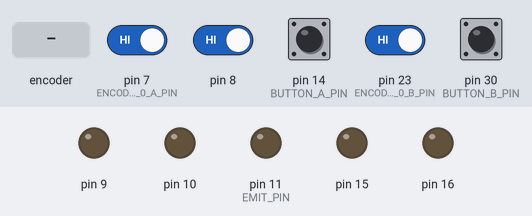
The sketch below on a simulated Arduino Leonardo, built with avr-gcc and run on an emulated ATmega32U4. On the bench: output pins drawn as LEDs (lit = HIGH). The test bench sets the inputs (shaded band); at power-on: pin 7 (ENCODER_0_A_PIN), pin 8, pin 14 (BUTTON_A_PIN), pin 23 (ENCODER_0_B_PIN), pin 30 (BUTTON_B_PIN) HIGH. What the sketch prints to the serial monitor is not drawn.

Above: at 1.2 s.
1.3 s: pin 30 (BUTTON_B_PIN) pulled LOW for 0.15 s
At 2.31 s:
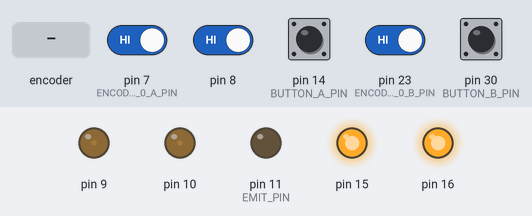
4.3 s: pin 14 (BUTTON_A_PIN) pulled LOW for 1 s
8.3 s: pin 8 driven LOW and pin 14 (BUTTON_A_PIN) driven LOW
11.3 s: pin 30 (BUTTON_B_PIN) pulled LOW for 3.2 s
At 15.6 s:
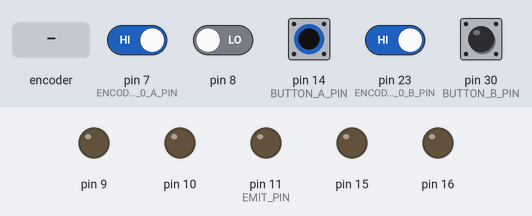
17.5 s: rotary encoder on pin 7 (ENCODER_0_A_PIN) / pin 23 (ENCODER_0_B_PIN) turned 1 step (first pin leading)
20.7 s: pin 14 (BUTTON_A_PIN) driven HIGH and pin 30 (BUTTON_B_PIN) driven LOW
At 21.72 s:
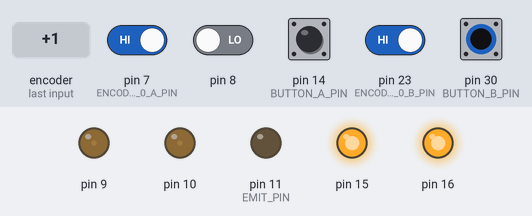
Timing chart, 0 to 24.7 s (numbered marks = the images above; inputs shaded):
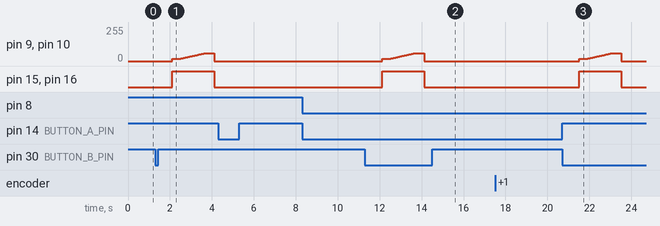

Measured:
- after the input at 1.3 s, pin 9, pin 10: rises from 0/255 to 60/255 in 1.6 s, then falls to 0/255 in 0.42 s; pin 15, pin 16: LOW → HIGH after 0.82 s, → LOW 2.0 s later
- after the input at 11.3 s, pin 9, pin 10: rises from 0/255 to 60/255 in 1.6 s, then falls to 0/255 in 0.42 s; pin 15, pin 16: LOW → HIGH after 0.82 s, → LOW 2.0 s later
- after the input at 20.7 s, pin 9, pin 10: rises from 0/255 to 60/255 in 1.6 s, then falls to 0/255 in 0.42 s; pin 15, pin 16: LOW → HIGH after 0.82 s, → LOW 2.0 s later

The sketch:

Bump_Leader_V2.ino
```cpp
// Blue screen robot was leader, ML robot was follower - it a bit wonky
// Done in daytime with windows uncovered
//
// Tested Workflow:
// 1. Place the leader at the desired following distance:
//    - leader should be centred in front of the follower
//    - leader should remain stationary
//
// 2. Turn on the LEADER as IDLE:
//    - beacon OFF
//    - motors stopped
//
// 3. Turn on the FOLLOWER :
//    - follower measures bump-sensor background / ambient baseline
//    - leader beacon must stay OFF during this step
//
// 4. Press leader button A:
//    - leader enters TARGET_BEACON mode
//    - beacon turns ON
//    - leader stays still during this
//
// 5. Press follower button A:
//    - follower starts SAMPLING_TARGET
//    - follower records bump-sensor total signal for the desired spacing
//
// 6. Wait until target sampling finishes:
//    - follower calculates targetTotal and target band
//    - Moves into WAIT_OFF state
//
// 7. Press leader button A again:
//    - leader returns to IDLE
//    - beacon turns OFF
//
// 8. Wait for follower to detect beacon OFF:
//    - follower transitions through WAITING_FOR_BEACON_OFF
//    - then enters WAITING_FOR_BEACON_ON
//
// 9. Press leader button B:
//    - leader enters PRESTART
//    - beacon turns ON
//    - leader stays still briefly to give follower time to lock on
//
// 10. After the prestart delay:
//     - leader enters REVERSING
//     - leader drives backwards for the fixed run time
//
// 11. Follower sees beacon ON again:
//     - follower leaves WAITING_FOR_BEACON_ON
//     - follower enters FOLLOWING
//     - follower drives forward only when total signal is below target band
//
// 12. At the end of the leader run:
//     - leader stops
//     - beacon turns OFF
//
// 13. Follower detects beacon loss:
//     - after a short timeout it stops
//     - follower returns to waiting state
//
// Notes:
// - Baseline measurement must always be done with leader beacon OFF.
// - Target capture must always be done with leader beacon ON and stationary.
// - Straight-line following currently uses total bump IR only, not left-right steering.
// - If the follower does not start, check that it reached WAITING_FOR_BEACON_ON before pressing leader button B.
// - Currently follower outputs Bigger number = more IR  =  Smaller discharge time for ease of use
// - The follower is sensitive to ambient light so try and not move around,
// - if the follower T goes above threshold (14 in this current build) as a baseline, it will never go out off WAIT_OFF
// - So press reset and try again


#include "Motors.h"
#include "LineSensors.h"   // for EMIT_PIN
#include "PID.h"
#include "Encoders.h"

Motors_c motors;
PID_c left_pid;
PID_c right_pid;

// -------------------- BUTTONS --------------------
// Adjust these if your board uses different pins
const int BUTTON_A_PIN = 14;   // toggle stationary beacon mode
const int BUTTON_B_PIN = 30;   // start reverse run with 800ms delay

// -------------------- MOTION --------------------
const uint32_t REVERSE_TIME_MS = 2000;
const float REVERSE_SPEED_DEMAND = -0.35;

// -------------------- TIMING --------------------
const uint32_t SPEED_EST_MS = 10;
const uint32_t CTRL_MS = 20;
const float ALPHA = 0.2;
const uint32_t PRESTART_BEACON_MS = 800;
// -------------------- PWM LIMITS --------------------
const int PWM_MAX_ABS = 60;
const int PWM_FLOOR = 18;

// -------------------- PID GAINS --------------------
const float DRIVE_KP = 15.0;
const float DRIVE_KI = 0.1;
const float DRIVE_KD = 0.0;

// -------------------- STATE --------------------
enum LeaderState {
  WAITING,
  TARGET_BEACON,
  PRESTART,
  REVERSING
};
uint32_t prestartStartTime = 0;
LeaderState state = WAITING;

// button edge tracking
bool lastButtonAState = HIGH;
bool lastButtonBState = HIGH;

// reverse timing
uint32_t reverseStartTime = 0;

// control timing
uint32_t lastCtrlTime = 0;
uint32_t lastSpeedTime = 0;

// encoder history
long last_e0 = 0;
long last_e1 = 0;

// measured wheel speeds
float right_speed = 0.0;
float left_speed = 0.0;
float last_speed_e0 = 0.0;
float last_speed_e1 = 0.0;

// -------------------- HELPERS --------------------
int clampInt(int x, int lo, int hi) {
  if (x < lo) return lo;
  if (x > hi) return hi;
  return x;
}

int applyPwmFloor(int pwm, float demand_speed, int floorVal) {
  if (fabs(demand_speed) < 1e-6f) return 0;
  if (abs(pwm) < floorVal) {
    pwm = (demand_speed > 0.0f) ? floorVal : -floorVal;
  }
  return pwm;
}

void beaconOn() {
  pinMode(EMIT_PIN, OUTPUT);
  digitalWrite(EMIT_PIN, LOW);   // bump IR emitters ON
}

void beaconOff() {
  pinMode(EMIT_PIN, INPUT);      // emitters OFF
}

void stopRobot() {
  motors.setPWM(0, 0);
  left_pid.reset();
  right_pid.reset();
}

void updateWheelSpeedsIfNeeded() {
  uint32_t now = millis();
  uint32_t elapsed = now - lastSpeedTime;

  if (elapsed < SPEED_EST_MS) return;

  lastSpeedTime = now;

  long delta_e0 = count_e0 - last_e0;
  long delta_e1 = count_e1 - last_e1;

  last_e0 = count_e0;
  last_e1 = count_e1;

  float speed_e0 = (float)delta_e0 / (float)elapsed;
  float speed_e1 = (float)delta_e1 / (float)elapsed;

  right_speed = ALPHA * speed_e0 + (1.0f - ALPHA) * last_speed_e0;
  left_speed  = ALPHA * speed_e1 + (1.0f - ALPHA) * last_speed_e1;

  last_speed_e0 = right_speed;
  last_speed_e1 = left_speed;
}

void updateReverseControlIfNeeded() {
  uint32_t now = millis();
  if (now - lastCtrlTime < CTRL_MS) return;
  lastCtrlTime = now;

  float l_pwm_f = left_pid.update(REVERSE_SPEED_DEMAND, left_speed);
  float r_pwm_f = right_pid.update(REVERSE_SPEED_DEMAND, right_speed);

  int l_pwm = clampInt((int)l_pwm_f, -PWM_MAX_ABS, PWM_MAX_ABS);
  int r_pwm = clampInt((int)r_pwm_f, -PWM_MAX_ABS, PWM_MAX_ABS);

  l_pwm = applyPwmFloor(l_pwm, REVERSE_SPEED_DEMAND, PWM_FLOOR);
  r_pwm = applyPwmFloor(r_pwm, REVERSE_SPEED_DEMAND, PWM_FLOOR);

  motors.setPWM(l_pwm, r_pwm);
}

// -------------------- SETUP --------------------
void setup()
{
  Serial.begin(115200);

  motors.initialise();
  setupEncoder0();
  setupEncoder1();

  pinMode(BUTTON_A_PIN, INPUT_PULLUP);
  pinMode(BUTTON_B_PIN, INPUT_PULLUP);

  left_pid.initialise(DRIVE_KP, DRIVE_KI, DRIVE_KD);
  right_pid.initialise(DRIVE_KP, DRIVE_KI, DRIVE_KD);
  left_pid.reset();
  right_pid.reset();

  last_e0 = count_e0;
  last_e1 = count_e1;
  lastSpeedTime = millis();
  lastCtrlTime = millis();

  // start with beacon OFF and motors OFF
  beaconOff();
  motors.setPWM(0, 0);
}

// -------------------- LOOP --------------------
void loop()
{
  bool buttonAState = digitalRead(BUTTON_A_PIN);
  bool buttonBState = digitalRead(BUTTON_B_PIN);

  // --- Button A toggles stationary beacon mode ---
  if (lastButtonAState == HIGH && buttonAState == LOW) {
    delay(20);
    if (digitalRead(BUTTON_A_PIN) == LOW) {
      stopRobot();

      if (state == WAITING) {
        state = TARGET_BEACON;
      } else if (state == TARGET_BEACON) {
        state = WAITING;
      }
      // ignore A while reversing
    }
  }

  // --- Button B starts reverse run from IDLE only ---
  if (lastButtonBState == HIGH && buttonBState == LOW) {
    delay(20);
    if (digitalRead(BUTTON_B_PIN) == LOW) {
      if (state == WAITING) {
        stopRobot();
        state = PRESTART;
        prestartStartTime = millis();
      }
    }
  }

  updateWheelSpeedsIfNeeded();

  if (state == WAITING) {
    beaconOff();
    motors.setPWM(0, 0);
  }
  else if (state == TARGET_BEACON) {
    beaconOn();
    motors.setPWM(0, 0);
  }
  else if (state == REVERSING) {
    beaconOn();
    updateReverseControlIfNeeded();

    if (millis() - reverseStartTime >= REVERSE_TIME_MS) {
      state = WAITING;
      stopRobot();
      beaconOff();
    }
  }
  else if (state == PRESTART) {
    // Beacon ON, but hold still briefly so follower can lock on
    beaconOn();
    motors.setPWM(0, 0);

    if (millis() - prestartStartTime >= PRESTART_BEACON_MS) {
      left_pid.reset();
      right_pid.reset();
      reverseStartTime = millis();
      state = REVERSING;
    }
  }

  lastButtonAState = buttonAState;
  lastButtonBState = buttonBState;

  Serial.print(buttonAState);
  Serial.print(",");
  Serial.print(buttonBState);
  Serial.print(",");
  Serial.println(state);

}
```

Encoders.h
```cpp
/*
 *
 * This code has been completed for you and should not be changed.
 * This code will be discussed in Labsheet 3.
 *
 */

#ifndef _ENCODERS_H
#define _ENCODERS_H

#define ENCODER_0_A_PIN  7
#define ENCODER_0_B_PIN  23
#define ENCODER_1_A_PIN  26
//#define ENCODER_1_B_PIN Non-standard pin!


// Volatile Global variables used by Encoder ISR.
volatile long count_e0; // used by encoder to count the rotation
volatile byte state_e0; // used to determine quadrature state
volatile long count_e1;
volatile byte state_e1;


// This ISR handles just Encoder 1
// ISR to read the Encoder1 Channel A and B pins
// and then look up based on  transition what kind of
// rotation must have occured.
ISR( INT6_vect ) {
  // We know that the ISR is only called when a pin changes.
  // We also know only 1 pin can change at a time.
  // The XOR(AB) signal change from "Channel A" triggers ISR.

  // First, Read in the new state of the encoder pins.
  // Standard pins, so standard read functions.
  boolean e0_B = digitalRead( ENCODER_0_B_PIN ); // normal B state
  boolean e0_A = digitalRead( ENCODER_0_A_PIN ); // XOR(AB)

  // Software XOR (^) logically infers
  // the true value of A given the state of B
  e0_A = e0_A ^ e0_B;

  // Shift our (new) current readings into bit positions
  // 2 and 3 in the state variable (current state)
  // State: (bit3)  (bit2)  (bit1)   (bit0)
  // State:  new B   new A   old B   old A
  state_e0 = state_e0 | ( e0_B  << 3 );
  state_e0 = state_e0 | ( e0_A  << 2 );

  if ( state_e0 == 1 ) {
    count_e0--;
  } else if ( state_e0 == 2) {
    count_e0++;
  } else if ( state_e0 == 4) {
    count_e0++;
  } else if ( state_e0 == 7) {
    count_e0--;
  } else if ( state_e0 == 8) {
    count_e0--;
  } else if ( state_e0 == 11) {
    count_e0++;
  } else if ( state_e0 == 13) {
    count_e0++;
  } else if ( state_e0 == 14) {
    count_e0--;
  }

  // Shift the current readings (bits 3 and 2) down
  // into position 1 and 0 (to become prior readings)
  // This bumps bits 1 and 0 off to the right, "deleting"
  // them for the next ISR call.
  state_e0 = state_e0 >> 2;

}


// This ISR handles just Encoder 0
// ISR to read the Encoder0 Channel A and B pins
// and then look up based on  transition what kind of
// rotation must have occured.
ISR( PCINT0_vect ) {

  // First, Read in the new state of the encoder pins.

  // Mask for a specific pin from the port.
  // Non-standard pin, so we access the register
  // directly.
  // Reading just PINE would give us a number
  // composed of all 8 bits.  We want only bit 2.
  // B00000100 masks out all but bit 2
  // It is more portable to use the PINE2 keyword.
  boolean e1_B = PINE & (1 << PINE2);
  //boolean e1_B = PINE & B00000100;  // Does same as above.

  // Standard read from the other pin.
  boolean e1_A = digitalRead( ENCODER_1_A_PIN ); // 26 the same as A8


  e1_A = e1_A ^ e1_B;

  // Create a bitwise representation of our states
  // We do this by shifting the boolean value up by
  // the appropriate number of bits, as per our table
  // header:
  //
  // State :  (bit3)  (bit2)  (bit1)  (bit0)
  // State :  New A,  New B,  Old A,  Old B.
  state_e1 = state_e1 | ( e1_B  << 3 );
  state_e1 = state_e1 | ( e1_A  << 2 );


  // This is an inefficient way of determining
  // the direction.  However it illustrates well
  // against the lecture slides.
  if ( state_e1 == 1 ) {
    count_e1--;
  } else if ( state_e1 == 2) {
    count_e1++;
  } else if ( state_e1 == 4) {
    count_e1++;
  } else if ( state_e1 == 7) {
    count_e1--;
  } else if ( state_e1 == 8) {
    count_e1--;
  } else if ( state_e1 == 11) {
    count_e1++;
  } else if ( state_e1 == 13) {
    count_e1++;
  } else if ( state_e1 == 14) {
    count_e1--;
  }

  // Shift the current readings (bits 3 and 2) down
  // into position 1 and 0 (to become prior readings)
  // This bumps bits 1 and 0 off to the right, "deleting"
  // them for the next ISR call.
  state_e1 = state_e1 >> 2;
}


/*
   This setup routine enables interrupts for
   encoder1.  The interrupt is automatically
   triggered when one of the encoder pin changes.
   This is really convenient!  It means we don't
   have to check the encoder manually.
*/
void setupEncoder0()
{
  count_e0 = 0;

  // Setup pins for right encoder
  pinMode( ENCODER_0_A_PIN, INPUT );
  pinMode( ENCODER_0_B_PIN, INPUT );

  // initialise the recorded state of e0 encoder.
  state_e0 = 0;

  // Get initial state of encoder pins A + B
  boolean e0_A = digitalRead( ENCODER_0_A_PIN );
  boolean e0_B = digitalRead( ENCODER_0_B_PIN );
  e0_A = e0_A ^ e0_B;

  // Shift values into correct place in state.
  // Bits 1 and 0  are prior states.
  state_e0 = state_e0 | ( e0_B << 1 );
  state_e0 = state_e0 | ( e0_A << 0 );


  // Now to set up PE6 as an external interupt (INT6), which means it can
  // have its own dedicated ISR vector INT6_vector

  // Page 90, 11.1.3 External Interrupt Mask Register – EIMSK
  // Disable external interrupts for INT6 first
  // Set INT6 bit low, preserve other bits
  EIMSK = EIMSK & ~(1 << INT6);
  //EIMSK = EIMSK & B1011111; // Same as above.

  // Page 89, 11.1.2 External Interrupt Control Register B – EICRB
  // Used to set up INT6 interrupt
  EICRB |= ( 1 << ISC60 );  // using header file names, push 1 to bit ISC60
  //EICRB |= B00010000; // does same as above

  // Page 90, 11.1.4 External Interrupt Flag Register – EIFR
  // Setting a 1 in bit 6 (INTF6) clears the interrupt flag.
  EIFR |= ( 1 << INTF6 );
  //EIFR |= B01000000;  // same as above

  // Now that we have set INT6 interrupt up, we can enable
  // the interrupt to happen
  // Page 90, 11.1.3 External Interrupt Mask Register – EIMSK
  // Disable external interrupts for INT6 first
  // Set INT6 bit high, preserve other bits
  EIMSK |= ( 1 << INT6 );
  //EIMSK |= B01000000; // Same as above

}


void setupEncoder1(){

  count_e1 = 0;

  // Setting up left encoder:
  // The 3Pi board uses the pin PE2 (port E, pin 2) which is
  // very unconventional.  It doesn't have a standard
  // arduino alias (like d6, or a5, for example).
  // We set it up here with direct register access
  // Writing a 0 to a DDR sets as input
  // DDRE = Data Direction Register (Port)E
  // We want pin PE2, which means bit 2 (counting from 0)
  // PE Register bits [ 7  6  5  4  3  2  1  0 ]
  // Binary mask      [ 1  1  1  1  1  0  1  1 ]
  //
  // By performing an & here, the 0 sets low, all 1's preserve
  // any previous state.
  DDRE = DDRE & ~(1 << DDE6);
  //DDRE = DDRE & B11111011; // Same as above.

  // We need to enable the pull up resistor for the pin
  // To do this, once a pin is set to input (as above)
  // You write a 1 to the bit in the output register
  PORTE = PORTE | (1 << PORTE2 );
  //PORTE = PORTE | 0B00000100;

  // Encoder1 uses conventional pin 26
  pinMode( ENCODER_1_A_PIN, INPUT );
  digitalWrite( ENCODER_1_A_PIN, HIGH ); // Encoder 1 xor

  // initialise the recorded state of e1 encoder.
  state_e1 = 0;

  // Get initial state of encoder.
  boolean e1_B = PINE & (1 << PINE2);
  //boolean e1_B = PINE & B00000100;  // Does same as above.

  // Standard read from the other pin.
  boolean e1_A = digitalRead( ENCODER_1_A_PIN ); // 26 the same as A8

  // Some clever electronics combines the
  // signals and this XOR restores the
  // true value.
  e1_A = e1_A ^ e1_B;

  // Shift values into correct place in state.
  // Bits 1 and 0  are prior states.
  state_e1 = state_e1 | ( e1_B << 1 );
  state_e1 = state_e1 | ( e1_A << 0 );

  // Enable pin-change interrupt on A8 (PB4) for encoder0, and disable other
  // pin-change interrupts.
  // Note, this register will normally create an interrupt a change to any pins
  // on the port, but we use PCMSK0 to set it only for PCINT4 which is A8 (PB4)
  // When we set these registers, the compiler will now look for a routine called
  // ISR( PCINT0_vect ) when it detects a change on the pin.  PCINT0 seems like a
  // mismatch to PCINT4, however there is only the one vector servicing a change
  // to all PCINT0->7 pins.
  // See Manual 11.1.5 Pin Change Interrupt Control Register - PCICR

  // Page 91, 11.1.5, Pin Change Interrupt Control Register
  // Disable interrupt first
  PCICR = PCICR & ~( 1 << PCIE0 );
  // PCICR &= B11111110;  // Same as above

  // 11.1.7 Pin Change Mask Register 0 – PCMSK0
  PCMSK0 |= (1 << PCINT4);

  // Page 91, 11.1.6 Pin Change Interrupt Flag Register – PCIFR
  PCIFR |= (1 << PCIF0);  // Clear its interrupt flag by writing a 1.

  // Enable
  PCICR |= (1 << PCIE0);
}

#endif
```

Source omitted: LineSensors.h (5009 bytes), Motors.h (4728 bytes), PID.h (3827 bytes)
